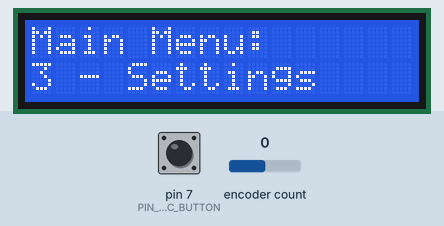
Simulated run of this sketch. Board: Arduino Uno, built with avr-gcc and run on an emulated ATmega328P. On the bench: 16×2 character LCD. The inputs (shaded band) are chosen by the test bench; at power-on: encoder count 0, pin 7 (PIN_ENC_BUTTON) HIGH. What the sketch prints to the serial monitor is not drawn.

Above: at 1.2 s.
1.3 s: encoder count set to 1
At 2.3 s:
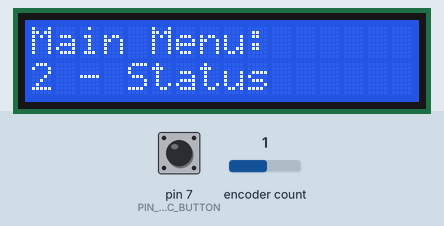
2.8 s: pin 7 (PIN_ENC_BUTTON) pulled LOW for 0.15 s
At 4.0 s:
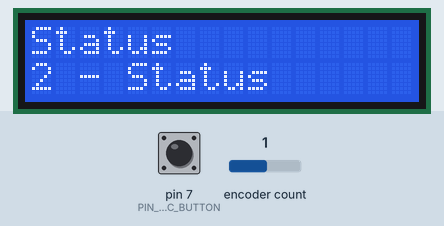
4.4 s: pin 7 (PIN_ENC_BUTTON) pulled LOW for 1 s
At 5.4 s:
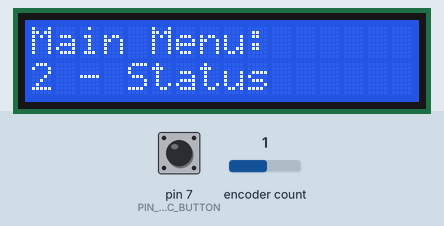
6.9 s: encoder count set to 2
At 7.8 s:
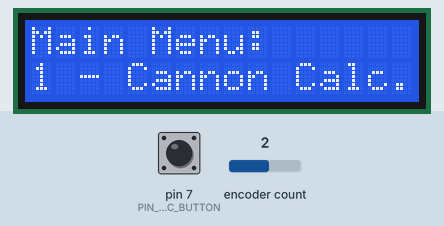
8.4 s: pin 7 (PIN_ENC_BUTTON) pulled LOW for 0.15 s
At 9.6 s:
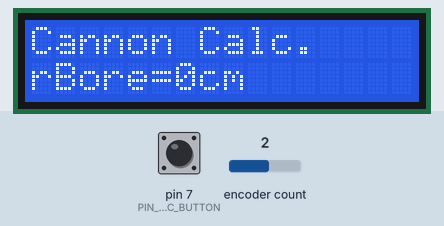
10.0 s: encoder count set to 1
At 11.4 s:
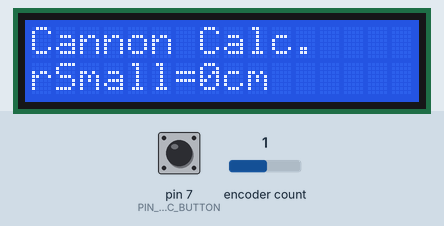
Timing chart, 0 to 11.4 s (numbered marks = the images above; inputs shaded):
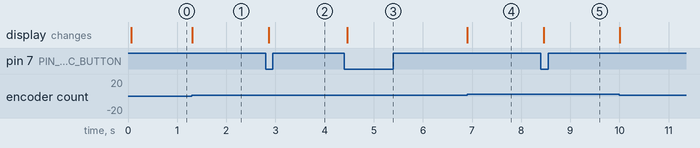

The sketch:

displayModule.ino
```cpp
// include libraries
#include <LiquidCrystal.h>
#include <Encoder.h>
#include <Keypad.h>


// define LCD pin numbers
#define PIN_LCD_RESET   12    // grey wire 1
#define PIN_LCD_ENABLE  11    // blue wire
#define PIN_LCD_DATA_1  8     // purple wire
#define PIN_LCD_DATA_2  4     // green wire
#define PIN_LCD_DATA_3  3     // orange wire
#define PIN_LCD_DATA_4  2     // grey wire 2

// define encoder pin numbers and variables
#define PIN_ENC_1       5     // orange wire
#define PIN_ENC_2       6     // green wire
#define PIN_ENC_BUTTON  7     // brown wire
long oldPosition  = -1;
long newPosition = 0;

// encoder button debounce variables
int ledState = HIGH;         // the current state of the output pin
int buttonState;             // the current reading from the input pin
int lastButtonState = LOW;   // the previous reading from the input pin
unsigned long lastDebounceTime = 0;  // the last time the output pin was toggled
unsigned long debounceDelay = 50;    // the debounce time; increase if the output flickers

// cannon calculation input parameters
uint8_t boreRadius = 0;
uint8_t smallEndRadius = 0;
uint8_t largeEndRadius = 0;
uint8_t height = 0;
double cannonVolume;
double cannonDensity;
double cannonWeightInAir;
double waterWeight;
double cannonWeight;


// define keypad constants
#define ROWS    4
#define COLS    3
byte rowPins[ROWS] = {A2, A1, A0, 9};
byte colPins[COLS] = {A5, A4, A3};
char keys[ROWS][COLS] = {
  {'1','2','3'},
  {'4','5','6'},
  {'7','8','9'},
  {'n','0','y'}
};

// define menu variables
uint8_t menuPosition = 0;
uint8_t subMenuPosition = 0;
bool mainMenu = true;
bool subMenu = false;


// initialize the library by associating any needed LCD interface pin with the arduino pin number it is connected to
LiquidCrystal LCD(PIN_LCD_RESET, PIN_LCD_ENABLE, PIN_LCD_DATA_1, PIN_LCD_DATA_2, PIN_LCD_DATA_3, PIN_LCD_DATA_4);
Encoder encoder(PIN_ENC_1, PIN_ENC_2);
Keypad numpad = Keypad(makeKeymap(keys), rowPins, colPins, ROWS, COLS);

// variables

void setup() {

  LCD.begin(16, 2);                              // set up the LCD's number of columns and rows
  LCD.clear();                                   // clear LCD
  pinMode(PIN_ENC_BUTTON, INPUT_PULLUP);         // set pin mode for encoder button pin
  Serial.begin(9600);

}

void loop() {

  updateLCD();


}


void updateLCD() {

  const char mainMenuStrings[4][16] {"0 - Sensors     ", "1 - Cannon Calc.", "2 - Status      ", "3 - Settings    "};
  const char subMenuStrings[4][16] = {"Sensor Readouts ", "Cannon Calc.    ", "Status          ", "Settings        s"};

  int change = encoderChange();


  // switch debouncing code
  int reading = 1 - digitalRead(PIN_ENC_BUTTON);

  if (reading != lastButtonState) {
    lastDebounceTime = millis();
  }

  if ((millis() - lastDebounceTime) > debounceDelay) {
    if (reading != buttonState) {
      buttonState = reading;
      if (buttonState == HIGH) {
        mainMenu = !mainMenu;
      }
    }
  }

  lastButtonState = reading;


  // print the main menu
  if(mainMenu) {

    menuPosition += change;
    if(menuPosition < 0)  {menuPosition = 0;}
    if(menuPosition > 3) {menuPosition = 3;}

    LCD.setCursor(0,0);
    LCD.print("Main Menu:      ");

    LCD.setCursor(0,1);

    for(uint8_t i = 0; i < 16; i++) {
      LCD.print(mainMenuStrings[menuPosition][i]);
    }
  }


  // print sub menu
  if(!mainMenu) {

    LCD.setCursor(0,0);
    for(uint8_t i = 0; i < 16; i++) {
      LCD.print(subMenuStrings[menuPosition][i]);
    }

    subMenuPosition += change;
    if(subMenuPosition < 0)  {subMenuPosition = 0;}
    if(subMenuPosition > 10) {subMenuPosition = 10;}
    LCD.setCursor(0,1);

    switch(menuPosition){

      case 0:
        LCD.print("Temp: ");
        LCD.print(getTempReading());
        LCD.print(char(223));
        LCD.print("C     ");
        break;

      case 1:

        char input;
        input = keyPress();

        switch(subMenuPosition) {

          case 0:
            LCD.print("rBore=");
            if(input != 'x') {
              boreRadius = input - '0';
            }
            LCD.print(boreRadius);
            LCD.print("cm        ");
            break;

          case 1:
            LCD.print("rSmall=");
            if(input != 'x') {
              smallEndRadius = input - '0';
            }
            LCD.print(smallEndRadius);
            LCD.print("cm        ");
            break;

          case 2:
            LCD.print("rLarge=");
            if(input != 'x') {
              largeEndRadius = input - '0';
            }
            LCD.print(largeEndRadius);
            LCD.print("cm        ");
            break;

          case 3:
            LCD.print("height=");
            if(input != 'x') {
              height = input - '0';
            }
            LCD.print(height);
            LCD.print("cm        ");
            break;

          case 4:
            LCD.print("<calculate>     ");
            break;

          default:
            break;
        }
        break;

      default:
        break;
    }


  }


}


int getTempReading() {
  return 24;
}


char keyPress() {

  char customKey = numpad.getKey();

  if (customKey){
    return customKey;
  }
  else {
    return 'x';
  }

}


bool encoderButtonState() {
  bool state = digitalRead(PIN_ENC_BUTTON);       // get button state by reading from pin
  return (1 - state);                             // make it so return 1  pressed and return 0 unpressed
}


int encoderPosition() {

  newPosition = encoder.read();
  if (newPosition != oldPosition) {
    oldPosition = newPosition;
  }

  return (int(-newPosition/4));
}

int encoderChange() {

  newPosition = int(encoder.read() / 4);
  int change = -(newPosition - oldPosition);
  oldPosition = newPosition;
  Serial.println(change);
  return change;

}
```

Measured:
- after the input at 1.3 s, the display: changes at once (image 1)
- after the input at 2.8 s, the display: changes after 0.06 s (image 2)
- after the input at 4.4 s, the display: changes after 0.06 s (image 3)
- after the input at 6.9 s, the display: changes at once (image 4)
- after the input at 8.4 s, the display: changes after 0.06 s (image 5)
